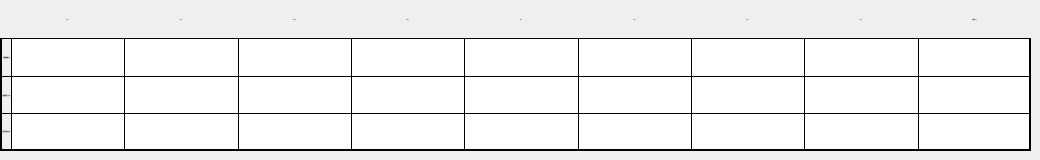
   <widget class="QWidget" name="page_pipe_table">
    <widget class="QWidget" name="widget_2" native="true">
     <property name="geometry">
      <rect>
       <x>0</x>
       <y>0</y>
       <width>1031</width>
       <height>151</height>
      </rect>
     </property>
     <layout class="QGridLayout" name="gridLayout_2">
      <property name="leftMargin">
       <number>0</number>
      </property>
      <property name="topMargin">
       <number>0</number>
      </property>
      <property name="rightMargin">
       <number>0</number>
      </property>
      <property name="bottomMargin">
       <number>0</number>
      </property>
      <property name="spacing">
       <number>0</number>
      </property>
      <item row="0" column="5">
       <widget class="QLabel" name="label_20">
        <property name="font">
         <font>
          <family>黑体</family>
          <pointsize>-1</pointsize>
         </font>
        </property>
        <property name="styleSheet">
         <string notr="true">border-left:1px solid black;</string>
        </property>
        <property name="text">
         <string>1kHz</string>
        </property>
        <property name="alignment">
         <set>Qt::AlignCenter</set>
        </property>
       </widget>
      </item>
      <item row="0" column="6">
       <widget class="QLabel" name="label_22">
        <property name="font">
         <font>
          <family>黑体</family>
          <pointsize>-1</pointsize>
         </font>
        </property>
        <property name="styleSheet">
         <string notr="true">border-left:1px solid black;</string>
        </property>
        <property name="text">
         <string>2kHz</string>
        </property>
        <property name="alignment">
         <set>Qt::AlignCenter</set>
        </property>
       </widget>
      </item>
      <item row="3" column="8">
       <widget class="QLineEdit" name="lineEdit_pipe_after_8k">
        <property name="sizePolicy">
         <sizepolicy hsizetype="Expanding" vsizetype="Preferred">
          <horstretch>0</horstretch>
          <verstretch>0</verstretch>
         </sizepolicy>
        </property>
        <property name="styleSheet">
         <string notr="true">border:1px solid black;
border-right:none;
border-bottom:2px solid black;</string>
        </property>
       </widget>
      </item>
      <item row="1" column="7">
       <widget class="QLineEdit" name="lineEdit_pipe_noi_4k">
        <property name="sizePolicy">
         <sizepolicy hsizetype="Expanding" vsizetype="Preferred">
          <horstretch>0</horstretch>
          <verstretch>0</verstretch>
         </sizepolicy>
        </property>
        <property name="styleSheet">
         <string notr="true">border:1px solid black;
border-right:none;
border-bottom:none;</string>
        </property>
       </widget>
      </item>
      <item row="0" column="1">
       <widget class="QLabel" name="label_16">
        <property name="font">
         <font>
          <family>黑体</family>
          <pointsize>-1</pointsize>
         </font>
        </property>
        <property name="styleSheet">
         <string notr="true">border-left:1px solid black;
</string>
        </property>
        <property name="text">
         <string>63Hz</string>
        </property>
        <property name="alignment">
         <set>Qt::AlignCenter</set>
        </property>
       </widget>
      </item>
      <item row="3" column="4">
       <widget class="QLineEdit" name="lineEdit_pipe_after_500">
        <property name="sizePolicy">
         <sizepolicy hsizetype="Expanding" vsizetype="Preferred">
          <horstretch>0</horstretch>
          <verstretch>0</verstretch>
         </sizepolicy>
        </property>
        <property name="styleSheet">
         <string notr="true">border:1px solid black;
border-right:none;
border-bottom:2px solid black;</string>
        </property>
       </widget>
      </item>
      <item row="1" column="6">
       <widget class="QLineEdit" name="lineEdit_pipe_noi_2k">
        <property name="sizePolicy">
         <sizepolicy hsizetype="Expanding" vsizetype="Preferred">
          <horstretch>0</horstretch>
          <verstretch>0</verstretch>
         </sizepolicy>
        </property>
        <property name="styleSheet">
         <string notr="true">border:1px solid black;
border-right:none;
border-bottom:none;</string>
        </property>
       </widget>
      </item>
      <item row="3" column="3">
       <widget class="QLineEdit" name="lineEdit_pipe_after_250">
        <property name="sizePolicy">
         <sizepolicy hsizetype="Expanding" vsizetype="Preferred">
          <horstretch>0</horstretch>
          <verstretch>0</verstretch>
         </sizepolicy>
        </property>
        <property name="styleSheet">
         <string notr="true">border:1px solid black;
border-right:none;
border-bottom:2px solid black;</string>
        </property>
       </widget>
      </item>
      <item row="3" column="7">
       <widget class="QLineEdit" name="lineEdit_pipe_after_4k">
        <property name="sizePolicy">
         <sizepolicy hsizetype="Expanding" vsizetype="Preferred">
          <horstretch>0</horstretch>
          <verstretch>0</verstretch>
         </sizepolicy>
        </property>
        <property name="styleSheet">
         <string notr="true">border:1px solid black;
border-right:none;
border-bottom:2px solid black;</string>
        </property>
       </widget>
      </item>
      <item row="0" column="4">
       <widget class="QLabel" name="label_19">
        <property name="font">
         <font>
          <family>黑体</family>
          <pointsize>-1</pointsize>
         </font>
        </property>
        <property name="styleSheet">
         <string notr="true">border-left:1px solid black;</string>
        </property>
        <property name="text">
         <string>500Hz</string>
        </property>
        <property name="alignment">
         <set>Qt::AlignCenter</set>
        </property>
       </widget>
      </item>
      <item row="0" column="9">
       <widget class="QLabel" name="label_25">
        <property name="font">
         <font>
          <family>黑体</family>
          <pointsize>-1</pointsize>
         </font>
        </property>
        <property name="styleSheet">
         <string notr="true">border-left:1px solid black;
border-right:2px solid black;</string>
        </property>
        <property name="text">
         <string>总值dB(A)</string>
        </property>
        <property name="alignment">
         <set>Qt::AlignCenter</set>
        </property>
       </widget>
      </item>
      <item row="1" column="8">
       <widget class="QLineEdit" name="lineEdit_pipe_noi_8k">
        <property name="sizePolicy">
         <sizepolicy hsizetype="Expanding" vsizetype="Preferred">
          <horstretch>0</horstretch>
          <verstretch>0</verstretch>
         </sizepolicy>
        </property>
        <property name="styleSheet">
         <string notr="true">border:1px solid black;
border-right:none;
border-bottom:none;</string>
        </property>
       </widget>
      </item>
      <item row="1" column="3">
       <widget class="QLineEdit" name="lineEdit_pipe_noi_250">
        <property name="sizePolicy">
         <sizepolicy hsizetype="Expanding" vsizetype="Preferred">
          <horstretch>0</horstretch>
          <verstretch>0</verstretch>
         </sizepolicy>
        </property>
        <property name="styleSheet">
         <string notr="true">border:1px solid black;
border-right:none;
border-bottom:none;</string>
        </property>
       </widget>
      </item>
      <item row="1" column="5">
       <widget class="QLineEdit" name="lineEdit_pipe_noi_1k">
        <property name="sizePolicy">
         <sizepolicy hsizetype="Expanding" vsizetype="Preferred">
          <horstretch>0</horstretch>
          <verstretch>0</verstretch>
         </sizepolicy>
        </property>
        <property name="styleSheet">
         <string notr="true">border:1px solid black;
border-right:none;
border-bottom:none;</string>
        </property>
       </widget>
      </item>
      <item row="0" column="2">
       <widget class="QLabel" name="label_17">
        <property name="font">
         <font>
          <family>黑体</family>
          <pointsize>-1</pointsize>
         </font>
        </property>
        <property name="styleSheet">
         <string notr="true">border-left:1px solid black;</string>
        </property>
        <property name="text">
         <string>125Hz</string>
        </property>
        <property name="alignment">
         <set>Qt::AlignCenter</set>
        </property>
       </widget>
      </item>
      <item row="1" column="0">
       <widget class="QLabel" name="label_27">
        <property name="font">
         <font>
          <family>黑体</family>
          <pointsize>-1</pointsize>
         </font>
        </property>
        <property name="styleSheet">
         <string notr="true">border:1px solid black;
border-left:2px solid black;
border-right:none;
border-bottom:none;
</string>
        </property>
        <property name="text">
         <string>1米直管衰减(dB)</string>
        </property>
        <property name="alignment">
         <set>Qt::AlignCenter</set>
        </property>
       </widget>
      </item>
      <item row="0" column="0">
       <widget class="QLabel" name="label_15">
        <property name="styleSheet">
         <string notr="true">border-left:2px solid black;</string>
        </property>
        <property name="text">
         <string/>
        </property>
       </widget>
      </item>
      <item row="0" column="3">
       <widget class="QLabel" name="label_18">
        <property name="font">
         <font>
          <family>黑体</family>
          <pointsize>-1</pointsize>
         </font>
        </property>
        <property name="styleSheet">
         <string notr="true">border-left:1px solid black;</string>
        </property>
        <property name="text">
         <string>250Hz</string>
        </property>
        <property name="alignment">
         <set>Qt::AlignCenter</set>
        </property>
       </widget>
      </item>
      <item row="1" column="1">
       <widget class="QLineEdit" name="lineEdit_pipe_noi_63">
        <property name="sizePolicy">
         <sizepolicy hsizetype="Expanding" vsizetype="Preferred">
          <horstretch>0</horstretch>
          <verstretch>0</verstretch>
         </sizepolicy>
        </property>
        <property name="styleSheet">
         <string notr="true">border:1px solid black;
border-right:none;
border-bottom:none;</string>
        </property>
       </widget>
      </item>
      <item row="3" column="6">
       <widget class="QLineEdit" name="lineEdit_pipe_after_2k">
        <property name="sizePolicy">
         <sizepolicy hsizetype="Expanding" vsizetype="Preferred">
          <horstretch>0</horstretch>
          <verstretch>0</verstretch>
         </sizepolicy>
        </property>
        <property name="styleSheet">
         <string notr="true">border:1px solid black;
border-right:none;
border-bottom:2px solid black;</string>
        </property>
       </widget>
      </item>
      <item row="3" column="5">
       <widget class="QLineEdit" name="lineEdit_pipe_after_1k">
        <property name="sizePolicy">
         <sizepolicy hsizetype="Expanding" vsizetype="Preferred">
          <horstretch>0</horstretch>
          <verstretch>0</verstretch>
         </sizepolicy>
        </property>
        <property name="styleSheet">
         <string notr="true">border:1px solid black;
border-right:none;
border-bottom:2px solid black;</string>
        </property>
       </widget>
      </item>
      <item row="1" column="9">
       <widget class="QLineEdit" name="lineEdit_pipe_noi_total">
        <property name="sizePolicy">
         <sizepolicy hsizetype="Expanding" vsizetype="Preferred">
          <horstretch>0</horstretch>
          <verstretch>0</verstretch>
         </sizepolicy>
        </property>
        <property name="styleSheet">
         <string notr="true">border:1px solid black;
border-right:none;
border-bottom:none;
border-right:2px solid black;</string>
        </property>
       </widget>
      </item>
      <item row="0" column="8">
       <widget class="QLabel" name="label_24">
        <property name="font">
         <font>
          <family>黑体</family>
          <pointsize>-1</pointsize>
         </font>
        </property>
        <property name="styleSheet">
         <string notr="true">border-left:1px solid black;</string>
        </property>
        <property name="text">
         <string>8kHz</string>
        </property>
        <property name="alignment">
         <set>Qt::AlignCenter</set>
        </property>
       </widget>
      </item>
      <item row="3" column="1">
       <widget class="QLineEdit" name="lineEdit_pipe_after_63">
        <property name="sizePolicy">
         <sizepolicy hsizetype="Expanding" vsizetype="Preferred">
          <horstretch>0</horstretch>
          <verstretch>0</verstretch>
         </sizepolicy>
        </property>
        <property name="styleSheet">
         <string notr="true">border:1px solid black;
border-right:none;
border-bottom:2px solid black;</string>
        </property>
       </widget>
      </item>
      <item row="1" column="2">
       <widget class="QLineEdit" name="lineEdit_pipe_noi_125">
        <property name="sizePolicy">
         <sizepolicy hsizetype="Expanding" vsizetype="Preferred">
          <horstretch>0</horstretch>
          <verstretch>0</verstretch>
         </sizepolicy>
        </property>
        <property name="styleSheet">
         <string notr="true">border:1px solid black;
border-right:none;
border-bottom:none;</string>
        </property>
       </widget>
      </item>
      <item row="3" column="0">
       <widget class="QLabel" name="label_26">
        <property name="font">
         <font>
          <family>黑体</family>
          <pointsize>-1</pointsize>
         </font>
        </property>
        <property name="styleSheet">
         <string notr="true">border:1px solid black;
border-left:2px solid black;
border-bottom:2px solid black;
border-right:none;
</string>
        </property>
        <property name="text">
         <string> 直管后噪音量(dB) </string>
        </property>
        <property name="alignment">
         <set>Qt::AlignCenter</set>
        </property>
       </widget>
      </item>
      <item row="3" column="9">
       <widget class="QLineEdit" name="lineEdit_pipe_after_total">
        <property name="sizePolicy">
         <sizepolicy hsizetype="Expanding" vsizetype="Preferred">
          <horstretch>0</horstretch>
          <verstretch>0</verstretch>
         </sizepolicy>
        </property>
        <property name="styleSheet">
         <string notr="true">border:1px solid black;
border-bottom:2px solid black;
border-right:2px solid black;</string>
        </property>
       </widget>
      </item>
      <item row="0" column="7">
       <widget class="QLabel" name="label_23">
        <property name="font">
         <font>
          <family>黑体</family>
          <pointsize>-1</pointsize>
         </font>
        </property>
        <property name="styleSheet">
         <string notr="true">border-left:1px solid black;</string>
        </property>
        <property name="text">
         <string>4kHz</string>
        </property>
        <property name="alignment">
         <set>Qt::AlignCenter</set>
        </property>
       </widget>
      </item>
      <item row="3" column="2">
       <widget class="QLineEdit" name="lineEdit_pipe_after_125">
        <property name="sizePolicy">
         <sizepolicy hsizetype="Expanding" vsizetype="Preferred">
          <horstretch>0</horstretch>
          <verstretch>0</verstretch>
         </sizepolicy>
        </property>
        <property name="styleSheet">
         <string notr="true">border:1px solid black;
border-right:none;
border-bottom:2px solid black;</string>
        </property>
       </widget>
      </item>
      <item row="1" column="4">
       <widget class="QLineEdit" name="lineEdit_pipe_noi_500">
        <property name="sizePolicy">
         <sizepolicy hsizetype="Expanding" vsizetype="Preferred">
          <horstretch>0</horstretch>
          <verstretch>0</verstretch>
         </sizepolicy>
        </property>
        <property name="styleSheet">
         <string notr="true">border:1px solid black;
border-right:none;
border-bottom:none;</string>
        </property>
       </widget>
      </item>
      <item row="2" column="0">
       <widget class="QLabel" name="label_28">
        <property name="font">
         <font>
          <family>黑体</family>
          <pointsize>-1</pointsize>
         </font>
        </property>
        <property name="styleSheet">
         <string notr="true">border:1px solid black;
border-left:2px solid black;
border-right:none;
border-bottom:none;
</string>
        </property>
        <property name="text">
         <string>直管衰减汇总(dB)</string>
        </property>
        <property name="alignment">
         <set>Qt::AlignCenter</set>
        </property>
       </widget>
      </item>
      <item row="2" column="1">
       <widget class="QLineEdit" name="lineEdit_pipe_noi_sum_63">
        <property name="sizePolicy">
         <sizepolicy hsizetype="Expanding" vsizetype="Preferred">
          <horstretch>0</horstretch>
          <verstretch>0</verstretch>
         </sizepolicy>
        </property>
        <property name="styleSheet">
         <string notr="true">border:1px solid black;
border-right:none;
border-bottom:none;</string>
        </property>
       </widget>
      </item>
      <item row="2" column="2">
       <widget class="QLineEdit" name="lineEdit_pipe_noi_sum_125">
        <property name="sizePolicy">
         <sizepolicy hsizetype="Expanding" vsizetype="Preferred">
          <horstretch>0</horstretch>
          <verstretch>0</verstretch>
         </sizepolicy>
        </property>
        <property name="styleSheet">
         <string notr="true">border:1px solid black;
border-right:none;
border-bottom:none;</string>
        </property>
       </widget>
      </item>
      <item row="2" column="3">
       <widget class="QLineEdit" name="lineEdit_pipe_noi_sum_250">
        <property name="sizePolicy">
         <sizepolicy hsizetype="Expanding" vsizetype="Preferred">
          <horstretch>0</horstretch>
          <verstretch>0</verstretch>
         </sizepolicy>
        </property>
        <property name="styleSheet">
         <string notr="true">border:1px solid black;
border-right:none;
border-bottom:none;</string>
        </property>
       </widget>
      </item>
      <item row="2" column="4">
       <widget class="QLineEdit" name="lineEdit_pipe_noi_sum_500">
        <property name="sizePolicy">
         <sizepolicy hsizetype="Expanding" vsizetype="Preferred">
          <horstretch>0</horstretch>
          <verstretch>0</verstretch>
         </sizepolicy>
        </property>
        <property name="styleSheet">
         <string notr="true">border:1px solid black;
border-right:none;
border-bottom:none;</string>
        </property>
       </widget>
      </item>
      <item row="2" column="5">
       <widget class="QLineEdit" name="lineEdit_pipe_noi_sum_1k">
        <property name="sizePolicy">
         <sizepolicy hsizetype="Expanding" vsizetype="Preferred">
          <horstretch>0</horstretch>
          <verstretch>0</verstretch>
         </sizepolicy>
        </property>
        <property name="styleSheet">
         <string notr="true">border:1px solid black;
border-right:none;
border-bottom:none;</string>
        </property>
       </widget>
      </item>
      <item row="2" column="6">
       <widget class="QLineEdit" name="lineEdit_pipe_noi_sum_2k">
        <property name="sizePolicy">
         <sizepolicy hsizetype="Expanding" vsizetype="Preferred">
          <horstretch>0</horstretch>
          <verstretch>0</verstretch>
         </sizepolicy>
        </property>
        <property name="styleSheet">
         <string notr="true">border:1px solid black;
border-right:none;
border-bottom:none;</string>
        </property>
       </widget>
      </item>
      <item row="2" column="7">
       <widget class="QLineEdit" name="lineEdit_pipe_noi_sum_4k">
        <property name="sizePolicy">
         <sizepolicy hsizetype="Expanding" vsizetype="Preferred">
          <horstretch>0</horstretch>
          <verstretch>0</verstretch>
         </sizepolicy>
        </property>
        <property name="styleSheet">
         <string notr="true">border:1px solid black;
border-right:none;
border-bottom:none;</string>
        </property>
       </widget>
      </item>
      <item row="2" column="8">
       <widget class="QLineEdit" name="lineEdit_pipe_noi_sum_8k">
        <property name="sizePolicy">
         <sizepolicy hsizetype="Expanding" vsizetype="Preferred">
          <horstretch>0</horstretch>
          <verstretch>0</verstretch>
         </sizepolicy>
        </property>
        <property name="styleSheet">
         <string notr="true">border:1px solid black;
border-right:none;
border-bottom:none;</string>
        </property>
       </widget>
      </item>
      <item row="2" column="9">
       <widget class="QLineEdit" name="lineEdit_pipe_noi_sum_total">
        <property name="sizePolicy">
         <sizepolicy hsizetype="Expanding" vsizetype="Preferred">
          <horstretch>0</horstretch>
          <verstretch>0</verstretch>
         </sizepolicy>
        </property>
        <property name="styleSheet">
         <string notr="true">border:1px solid black;
border-right:none;
border-bottom:none;
border-right:2px solid black;</string>
        </property>
       </widget>
      </item>
     </layout>
    </widget>
   </widget>
